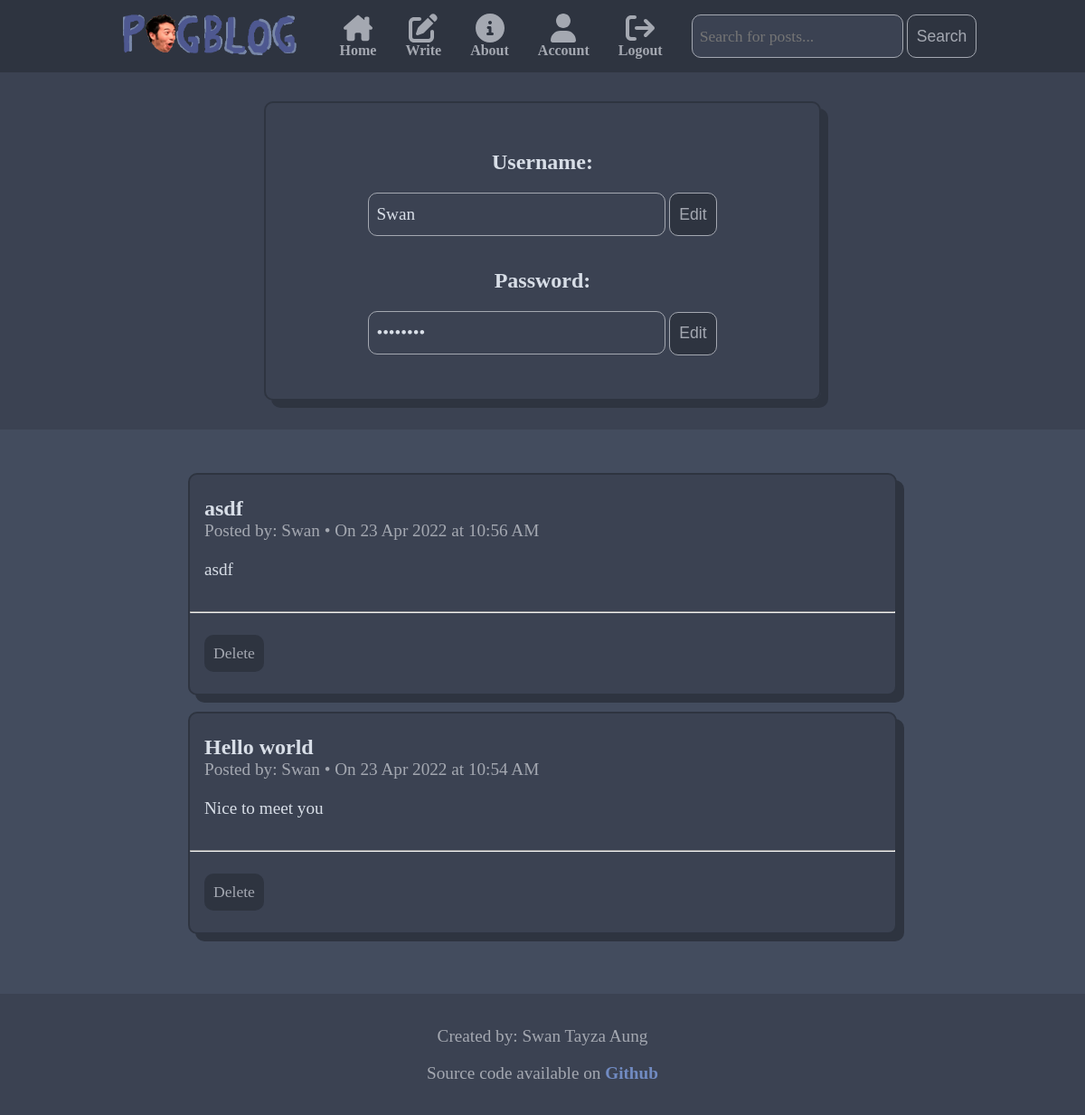
The app's page /account (signed in) with its own data.
### tables this page shows
CREATE TABLE users (id INTEGER, username TEXT NOT NULL, hash TEXT NOT NULL, pw_len INTEGER, PRIMARY KEY(id));

CREATE TABLE posts (id INTEGER, user INTEGER, title TEXT NOT NULL, content TEXT NOT NULL, time INTEGER, PRIMARY KEY(id), FOREIGN KEY(user) REFERENCES users(id));

### application.py (the view, shortened to what this page needs)
@app.route("/account", methods=["GET", "POST"])
@login_required
def account():
    username = db.execute("SELECT username FROM users WHERE id = :userid", userid=session["user_id"])[0]["username"]
    password = "*" * db.execute("SELECT pw_len FROM users WHERE id = :userid", userid=session["user_id"])[0]["pw_len"]
    userposts = db.execute("SELECT id, title, content, time FROM posts\
                            WHERE user = :userid ORDER BY time DESC", userid=session["user_id"])
    return render_template("account.html", username=username, userposts=userposts, password=password)

### application.py (called while the page is built)
@app.after_request
def after_request(response):
    response.headers["Cache-Control"] = "no-cache, no-store, must-revalidate"
    response.headers["Expires"] = 0
    response.headers["Pragma"] = "no-cache"
    return response

### helpers.py (called while the page is built)
def login_required(f):
    @wraps(f)
    def decorated_function(*args, **kwargs):
        if session.get("user_id") is None:
            return redirect("/login")
        return f(*args, **kwargs)
    return decorated_function

def unix_to_date(unixtimestamp):
    date = datetime.fromtimestamp(unixtimestamp).strftime('%d %b %Y')
    return date

def unix_to_time(unixtimestamp):
    time = datetime.fromtimestamp(unixtimestamp).strftime('%l:%M %p')
    return time

### templates/account.html (shortened to what this page needs)
{% extends"layout.html" %}
{% block head %}
    <div class="acc-container">
        <div class="user-controls">
            <h2>Username:</h2>
            <input class="form-custom" type="text" value="{{ username }}" disabled>
            <button class="btn-custom submit-btn collapsible" data-toggle="collapse" data-target="#useredit">Edit</button>
            <h2>Password:</h2>
            <input class="form-custom" type="password" value="{{ password }}" disabled>
            <button class="btn-custom submit-btn collapsible" type="button">Edit</button>
        </div>
    </div>
{% endblock %}
{% block main %}
    <div class="post-container">
        {% for post in userposts %}
        <div class="post">
            <div class="post-head">
                <h2 class="post-title">{{ post.title }}</h2>
                <p class="post-info">Posted by: {{ username }} • On {{ post.time | unix_to_date }} at {{ post.time | unix_to_time }}</p>
            </div><br>
            <div class="post-body"><p>{{ post.content }}</p></div>
            <hr>
            <div class="post-foot">
                <form action="/delete" method="post">
                    <input class="btn-custom" type="submit" value="Delete">
                </form>
            </div>
        </div>
        <br>
        {% endfor %}
    </div>
{% endblock %}

### static/styles.css (style rules this page uses)
* { box-sizing: border-box; }
:root { font-size: 16px; --bg-primary: #2e3440; --bg-secondary: #3b4252; --bg-shadow: #434c5e; --fg-primary: #d8dee7; --fg-secondary: #a4a8b1; --fg-alt: #718bc2; --transition-speed: 600ms; --sans: "Ubuntu"; --serif: "Source serif pro"; }
body { padding: 0; margin: 0; font-family: var(--sans); background-color: var(--bg-secondary) ; }
form { padding: 1em; }
p, .btn-custom-custom { font-size: 1.2rem ; font-family: var(--serif); }
textarea::placeholder, input::placeholder, input, textarea { font-family: var(--serif); }
.btn-custom { background-color: var(--bg-primary); border: none; padding: 10px; border-radius: 10px; color: var(--fg-secondary); transition: ease var(--transition-speed); font-size: 1.1rem; cursor: pointer; display: inline-block; transition: all 0.5s; }
.submit-btn { border: 1px solid var(--fg-secondary); height: 3rem; }
.form-custom { border: 1px solid var(--fg-secondary); border-radius: 10px; background-color: var(--bg-secondary); color: var(--fg-primary); min-height: 3rem; font-size: 1.1rem; padding-left: 0.5rem; }
.post { width: 100%; text-align: left; background-color: var(--bg-secondary); border: 2px solid var(--bg-primary); box-shadow: 0.5rem 0.5rem var(--bg-primary); }
.post hr { color: var(--fg-secondary); background-color: var(--fg-secondary); }
.post-title { margin: 1rem auto auto auto; }
.post-info { padding: 0; margin: auto auto -1rem auto; color: var(--fg-secondary); }
.post-foot { text-align: center; margin: 0.5rem 0; display: flex; }
.user-controls { border: 2px solid var(--bg-primary); box-shadow: 0.5rem 0.5rem var(--bg-primary); border-radius: 10px; color: var(--fg-primary); text-align: center; margin: 2rem auto; }
.user-controls input { width: 60%; font-size: 1.2rem; }
@media screen and (min-width: 600px) { .post-container { padding: 0 10rem; } }
@media screen and (min-width: 600px) { .post { border-radius: 10px; } }
@media screen and (min-width: 600px) { .post-head { padding: 0.5rem 1rem 0 1rem; } }
@media screen and (min-width: 600px) { .post-body { padding: 0 1rem 0.5rem 1rem; } }
@media screen and (min-width: 600px) { .acc-container { padding: 0 10rem; } }
@media screen and (min-width: 600px) { .user-controls { padding: 2rem; width: 70%; } }

### records on screen
users: username "Swan"
posts: title "asdf", time|unix_to_date "23 Apr 2022", time|unix_to_time "10:56 AM", content "asdf"
posts: title "Hello world", time|unix_to_date "23 Apr 2022", time|unix_to_time "10:54 AM", content "Nice to meet you"
